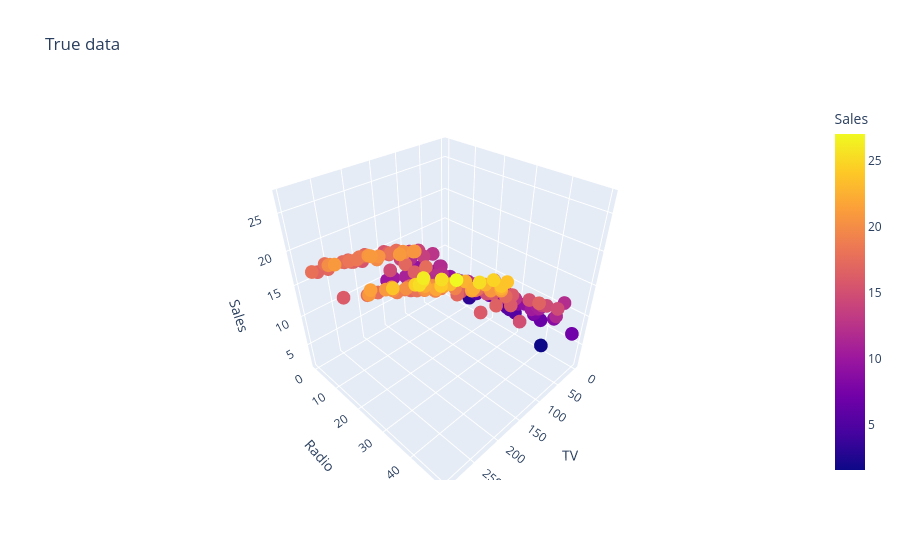

Notebook code cell kept with this figure:
### Code cell
# 3d plot
# x: Tv
# y: Radio
# z: Sales

fig = px.scatter_3d(df, x = df['TV'],
                    y = df['Radio'],
                    z = df['Sales'],
                    color=df['Sales'],
                    color_continuous_scale='plasma',
                    title='True data')
fig.show()

### Figure 1 — Plotly figure (JSON) as saved in the notebook; plotly's stock layout.template omitted (floating-point values rounded to 4 significant figures; data arrays with more than 128 entries replaced by an {"elided": "..."} marker saying what was removed)
{"data": [{"hovertemplate": "TV=%{x}<br>Radio=%{y}<br>Sales=%{marker.color}<extra></extra>", "legendgroup": "", "marker": {"color": {"elided": "200 float values"}, "coloraxis": "coloraxis", "symbol": "circle"}, "mode": "markers", "name": "", "scene": "scene", "showlegend": false, "type": "scatter3d", "x": {"elided": "200 float values"}, "y": {"elided": "200 float values"}, "z": {"elided": "200 float values"}}], "layout": {"coloraxis": {"colorbar": {"title": {"text": "Sales"}}, "colorscale": [[0, "#0d0887"], [0.1111, "#46039f"], [0.2222, "#7201a8"], [0.3333, "#9c179e"], [0.4444, "#bd3786"], [0.5556, "#d8576b"], [0.6667, "#ed7953"], [0.7778, "#fb9f3a"], [0.8889, "#fdca26"], [1, "#f0f921"]]}, "legend": {"tracegroupgap": 0}, "scene": {"domain": {"x": [0, 1], "y": [0, 1]}, "xaxis": {"title": {"text": "TV"}}, "yaxis": {"title": {"text": "Radio"}}, "zaxis": {"title": {"text": "Sales"}}}, "title": {"text": "True data"}}}
